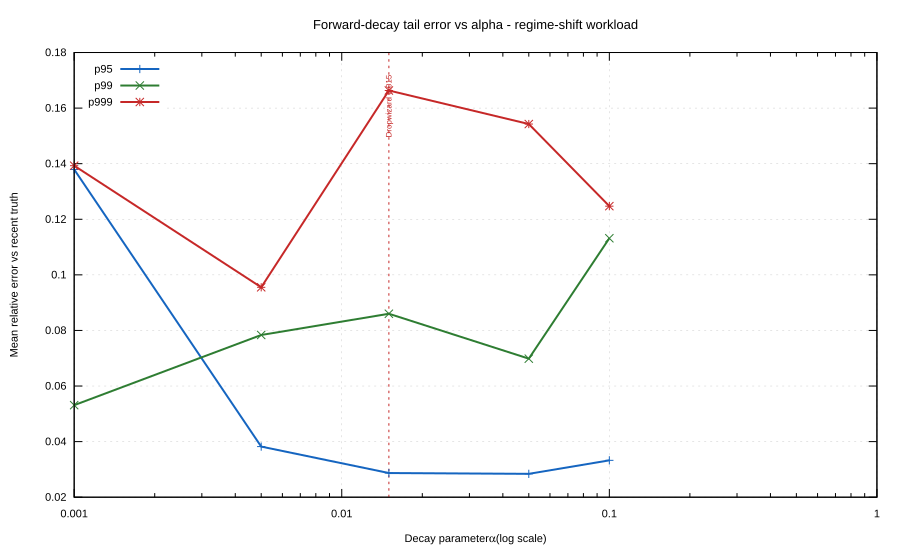

Write gnuplot code to recreate this figure.
# Experiment E7: sensitivity of forward-decay tail-quantile error to alpha (regime-shift workload).
# Input:  alpha-wide-regime-shift.csv  (alpha, p95, p99, p999 = mean relative error vs recent truth)
# Output: alpha-regime-shift.svg / .pdf
#
# The vertical marker at alpha = 0.015 is Dropwizard's hardcoded value; the point of the figure is to
# show whether it sits at the error minimum for this workload.

set datafile separator ","
set title "Forward-decay tail error vs alpha - regime-shift workload" font ",13"
set xlabel "Decay parameter {/Symbol a} (log scale)"
set ylabel "Mean relative error vs recent truth"
set logscale x
set grid xtics ytics lt 0 lw 0.5 lc rgb "#cccccc"
set key top left

set arrow from 0.015, graph 0 to 0.015, graph 1 nohead lc rgb "#C62828" dt 2
set label "Dropwizard 0.015" at 0.015, graph 0.95 right rotate by 90 tc rgb "#C62828" font ",8"

set terminal svg enhanced font "arial,11" size 900,550
set output 'alpha-regime-shift.svg'
plot 'alpha-wide-regime-shift.csv' using 1:2 with linespoints lw 2 lc rgb "#1565C0" title "p95", \
     '' using 1:3 with linespoints lw 2 lc rgb "#2E7D32" title "p99", \
     '' using 1:4 with linespoints lw 2 lc rgb "#C62828" title "p999"

set terminal pdfcairo enhanced font "arial,10" size 7.5,4.5
set output 'alpha-regime-shift.pdf'
replot

set output
